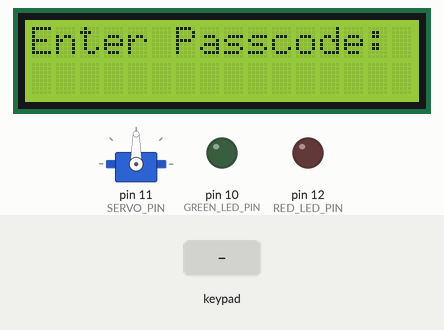
Simulated run of this sketch. Board: Arduino Uno, built with avr-gcc and run on an emulated ATmega328P. Shown: 16×2 character LCD, servo, output pins drawn as LEDs (lit = HIGH). Inputs (shaded band) come from the test bench.

Above: at 3.2 s.
3.3 s: keypad keys 1 2 3 4 # pressed 0.4 s apart
At 6.1 s:
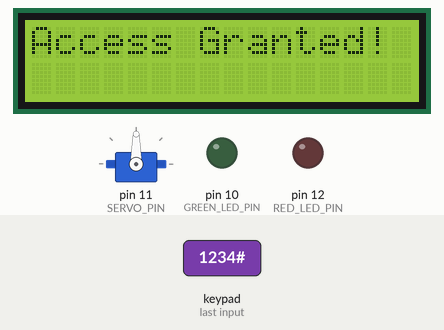
8.3 s: keypad keys 9 8 7 6 # pressed 0.4 s apart
At 11.2 s:
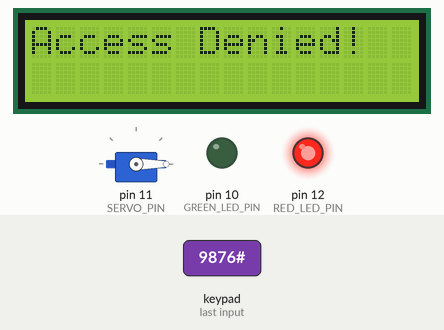
11.8 s: key 'A' pressed
At 12.4 s:
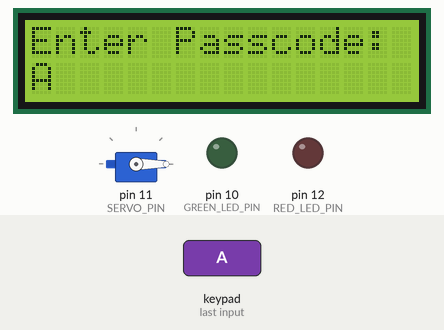
13.4 s: key 'B' pressed
At 14.6 s:
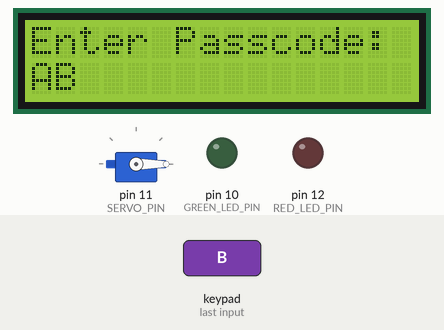
14.9 s: key 'C' pressed
At 15.9 s:
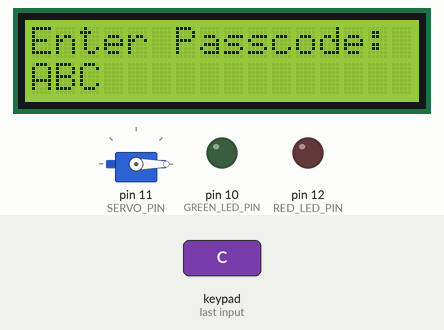
16.4 s: keypad keys 1 2 3 4 * pressed 0.4 s apart
At 18.3 s:
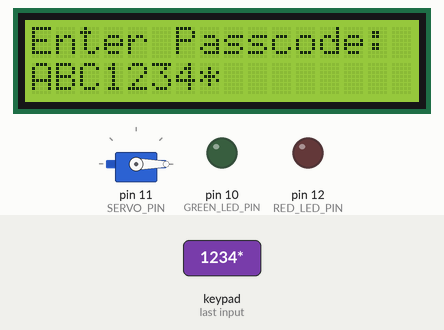
Timing chart, 0 to 19.8 s (numbered marks = the images above; inputs shaded):
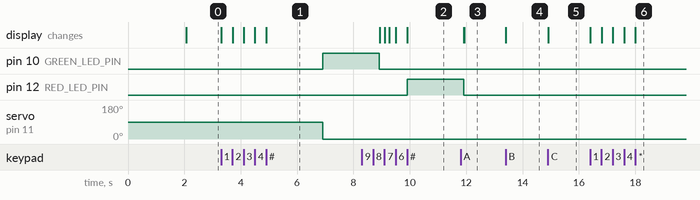

The sketch:

Lab6_numpad_lcdint.ino
```cpp
#include <Keypad.h>
#include <Wire.h>
#include <LiquidCrystal.h>
#include <Servo.h>

#define GREEN_LED_PIN 10
#define RED_LED_PIN 12
#define PASSCODE_LENGTH 4
#define SERVO_PIN 11
#define PASSCODE "1234"

const byte ROWS = 4;
const byte COLS = 4;
char keys [ROWS] [COLS] = {
 {'1', '2', '3', 'A'},
 {'4', '5', '6', 'B'},
 {'7', '8', '9', 'C'},
 {'*', '0', '#', 'D'}
 };

byte rowPins [ROWS] = {9, 8, 7, 6};
byte colPins [COLS] = {5, 4, 3, 2};
Keypad keypad = Keypad(makeKeymap (keys), rowPins, colPins, ROWS, COLS);
LiquidCrystal lcd (13, A4, A0, A1, A2, A3);
Servo lockServo;

String enteredPasscode = "";

void setup() {

 Serial.begin(9600);
 lcd.begin(16, 2);
 lockServo.attach(SERVO_PIN);
 lcd.setCursor(5, 0);
 lcd.print("WELCOME");
 lcd.setCursor(3, 1);
 lcd.print("ADAMSONIAN");
 delay(2000);
 lcd.clear();
 lcd.print ("Enter Passcode:");
 pinMode (GREEN_LED_PIN, OUTPUT);
 pinMode (RED_LED_PIN, OUTPUT);
 }

void loop() {
 char key = keypad.getKey();
 if (key) {
  if (key == '#') {
   if (enteredPasscode.length() == PASSCODE_LENGTH) {
    if (enteredPasscode == PASSCODE) {
     lcd.clear();
     lcd.print ("Access Granted!");
     unlock();
     digitalWrite(GREEN_LED_PIN, HIGH);
     delay(2000);
     digitalWrite(GREEN_LED_PIN, LOW);

  } else {
     lcd.clear();
     lcd.print ("Access Denied!");
     digitalWrite(RED_LED_PIN, HIGH);
     delay(2000);
     digitalWrite(RED_LED_PIN, LOW);
     lcd.clear();
     lcd.print ("Enter Passcode:");

  }
     enteredPasscode = "";
  }

    } else {

     enteredPasscode += key;
     lcd.setCursor(0, 1);
     lcd.print (enteredPasscode);
  }
  }
  }

void unlock() {
   lockServo.write(90);
   delay(2000);
   lockServo.write(0);
}
```

Measured:
- after the input at 3.3 s, pin 10 (GREEN_LED_PIN): LOW → HIGH after 3.6 s; servo on pin 11 (SERVO_PIN): 90° → 0° after 3.6 s; the display: first changes at once (image 1 shows a later state)
- after the input at 8.3 s, pin 12 (RED_LED_PIN): LOW → HIGH after 1.6 s; the display: first changes after 0.63 s (image 2 shows a later state)
- after the input at 11.8 s, the display: first differs from a run without the input after 0.14 s (image 3)
- after the input at 13.4 s, the display: changes at once (image 4)
- after the input at 14.9 s, the display: changes at once (image 5)
- after the input at 16.4 s, the display: first changes at once (image 6 shows a later state)
